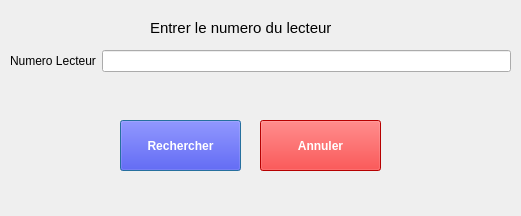
<?xml version="1.0" encoding="UTF-8"?>
<ui version="4.0">
 <class>modifierUnLecteur</class>
 <widget class="QDialog" name="modifierUnLecteur">
  <property name="geometry">
   <rect>
    <x>0</x>
    <y>0</y>
    <width>521</width>
    <height>216</height>
   </rect>
  </property>
  <property name="windowTitle">
   <string>Modifier un Lecteur</string>
  </property>
  <widget class="QWidget" name="formLayoutWidget">
   <property name="geometry">
    <rect>
     <x>10</x>
     <y>50</y>
     <width>501</width>
     <height>41</height>
    </rect>
   </property>
   <layout class="QFormLayout" name="formLayout">
    <item row="0" column="0">
     <widget class="QLabel" name="label">
      <property name="text">
       <string>Numero Lecteur</string>
      </property>
     </widget>
    </item>
    <item row="0" column="1">
     <widget class="QLineEdit" name="NumeroLecteur"/>
    </item>
   </layout>
  </widget>
  <widget class="QPushButton" name="SaveModif">
   <property name="geometry">
    <rect>
     <x>120</x>
     <y>120</y>
     <width>121</width>
     <height>51</height>
    </rect>
   </property>
   <property name="styleSheet">
    <string notr="true">QPushButton{
background:blue;
color:white;
font-weight:bold;
}</string>
   </property>
   <property name="text">
    <string>Rechercher</string>
   </property>
  </widget>
  <widget class="QPushButton" name="pushButton_2">
   <property name="geometry">
    <rect>
     <x>260</x>
     <y>120</y>
     <width>121</width>
     <height>51</height>
    </rect>
   </property>
   <property name="styleSheet">
    <string notr="true">QPushButton{
background:red;
color:white;
font-weight:bold;
}</string>
   </property>
   <property name="text">
    <string>Annuler</string>
   </property>
  </widget>
  <widget class="QLabel" name="label_2">
   <property name="geometry">
    <rect>
     <x>150</x>
     <y>20</y>
     <width>251</width>
     <height>16</height>
    </rect>
   </property>
   <property name="styleSheet">
    <string notr="true">QLabel{
font-size:15px;
}</string>
   </property>
   <property name="text">
    <string>Entrer le numero du lecteur</string>
   </property>
  </widget>
 </widget>
 <resources/>
 <connections/>
</ui>
